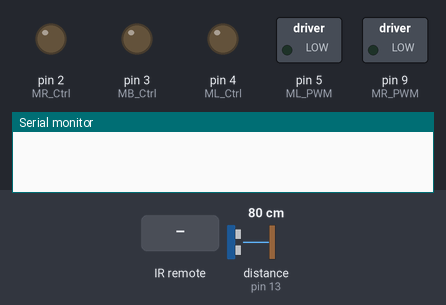
A sketch run on a simulated Arduino Uno, built with avr-gcc and run on an emulated ATmega328P. On the bench: switched loads named in the sketch (green lamp = pin HIGH), output pins drawn as LEDs (lit = HIGH), the last lines printed to the serial monitor. The inputs (shaded band) are chosen by the test bench; at power-on: distance to the obstacle (sensor on pin 13) 80 cm. The echo pulse lasts 58.3 µs per cm; random numbers use the default seed unless the sketch sets one; pins used as bus, display or sensor lines are not drawn.

Above: at 1.2 s.
1.3 s: infrared code 0x807F10EF received
At 1.8 s:
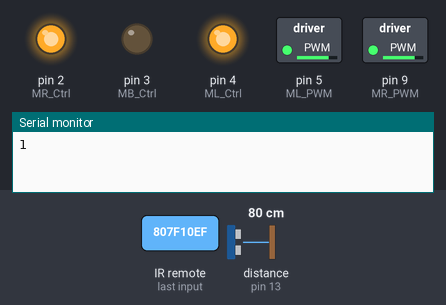
2.8 s: infrared code 0x807F906F received
At 4.0 s:
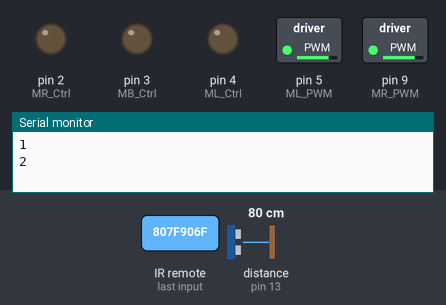
4.3 s: infrared code 0x807F609F received
At 5.3 s:
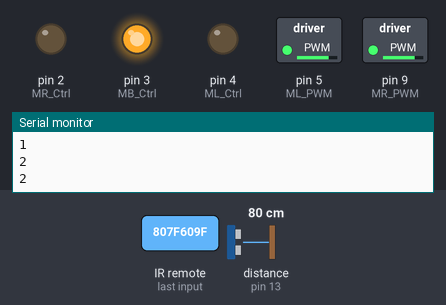
5.8 s: infrared code 0x807F30CF received
At 6.4 s:
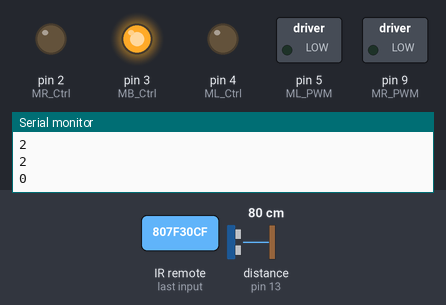
7.3 s: infrared code 0x807F40BF received
At 7.8 s:
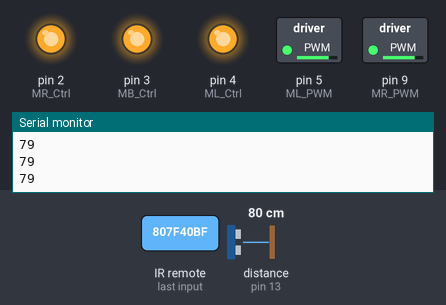
Timing chart, 0 to 9.8 s (numbered marks = the images above; inputs shaded):
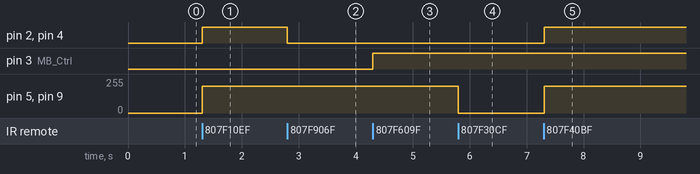

Measured:
- after the input at 1.3 s, pin 2 (MR_Ctrl), pin 4 (ML_Ctrl): LOW → HIGH at once; pin 5 (ML_PWM), pin 9 (MR_PWM): 0/255 → 200/255 at once
- after the input at 2.8 s, pin 2 (MR_Ctrl), pin 4 (ML_Ctrl): HIGH → LOW at once
- after the input at 4.3 s, pin 3 (MB_Ctrl): LOW → HIGH at once
- after the input at 5.8 s, pin 5 (ML_PWM), pin 9 (MR_PWM): 200/255 → 0/255 at once
- after the input at 7.3 s, pin 2 (MR_Ctrl), pin 4 (ML_Ctrl): LOW → HIGH at once; pin 5 (ML_PWM), pin 9 (MR_PWM): 0/255 → 200/255 at once

The sketch:

Robot_dammsugare_3.ino
```cpp
#define ML_Ctrl 4     //define direction control pin of B motor
#define ML_PWM 5   //define PWM control pin of B motor
#define MR_Ctrl 2    //define direction control pin of A motor
#define MR_PWM 9   //define PWM control pin of A motor
#define MB_Ctrl 3   //define the controle pin of brush motor
#include <IRremote.h>   //function library of IR remote control
int RECV_PIN = A0;   // set the pin of IR receiver to A0
IRrecv irrecv(RECV_PIN);   // irrecv receives values from IR-sensor
   //introduce variables
long irr_val;
decode_results results;
int mode = 0;
int right_left = 0;
int brush = 0;

int trigPin = 12;    // Trigger
int echoPin = 13;    // Echo


void setup() {
  pinMode(ML_Ctrl, OUTPUT);//define direction control pin of B motor to OUTPUT
  pinMode(ML_PWM, OUTPUT);//define PWM control pin of B motor to OUTPUT
  pinMode(MR_Ctrl, OUTPUT);//define direction control pin of A motor to OUTPUT
  pinMode(MR_PWM, OUTPUT);//define PWM control pin of A motor to OUTPUT
  pinMode(MB_Ctrl, OUTPUT);//define control pin of brush motor to OUTPUT
  Serial.begin(9600);
  irrecv.enableIRIn(); // Start the receiver
  pinMode(trigPin, OUTPUT); //define trigpin to OUTPUT
  pinMode(echoPin, INPUT); //define echopin to INPUT
}


void loop(){

  if (irrecv.decode(&results)){
    irr_val = results.value;
    switch(irr_val){   //if irr_val is the same as following cases it will follow that particular case
      case 0x807F10EF : mode = 1; break;
      case 0x807F906F : mode = 2; break;
      case 0x807F609F : BRUSH_M(); break;
      case 0x807F30CF : mode = 0; break;
      case 0x807F40BF : mode = 3; break;
      default : mode = mode; break;   //if the signal wasn't the same ass any of above mode will not change
    }
    Serial.println(mode);
    MODE() ;// calls the function MODE
    irrecv.resume();   // Receive the next value
  }
}


void MODE(){ // MODE is the function that controls what the dust swepper

  // mode = 0 stop
  // mode = 1 forward
  // mode = 2 backward

  switch(mode){ // checks if mode is ether 0, 1 or 2

    case 0 :
      switch(irr_val){ // checks if IR gets a signal
          case 0x807FD02F : right_left = 1; break; //if left button is pushed
          case 0x807F50AF : right_left = 2; break; //if right button is pushed
          case 0xFFFFFFFF : right_left = right_left; break;  // if eror IR message is received
          default : right_left = 0; break; //if no signal is received
          }
      switch(right_left){ //checks if it should turn or not
          case 0 : car_Stop(); break;   //no turn to left or right
          case 1 : car_left_turn(); break;   //turn left
          case 2 : car_right_turn(); break;   //turrn right
          default : car_Stop(); break;   //default stop
          }
      break;

    case 1 :
      switch(irr_val){
          case 0x807FD02F : right_left = 1; break;
          case 0x807F50AF : right_left = 2; break;
          case 0xFFFFFFFF : right_left = right_left; break;
          default : right_left = 0; break;
          }
      switch(right_left){
          case 0 : car_front(); break;
          case 1 : car_left(); break;
          case 2 : car_right(); break;
          default : car_front(); break;   //default front
          }
      break;

    case 2 :
      switch(irr_val){
          case 0x807FD02F : right_left = 1; break;
          case 0x807F50AF : right_left = 2; break;
          case 0xFFFFFFFF : right_left = right_left; break;
          default : right_left = 0; break;
          }
      switch(right_left){
          case 0 : car_back(); break;
          case 1 : car_left(); break;
          case 2 : car_right(); break;
          default : car_back(); break;   //default back
          }
      break;

    case 3 :
      Auto();
      break;

    default : car_Stop(); mode = 0; break;
  }
}


void Auto() { // if the robot vacium drives within 20 cm of a wall it will turn in
              //a random direction else it will continu driving forward.
  while(1 == 1){ //infinet loop if that will be broken if user hits the stop buton
    if (irrecv.decode(&results)){
    irr_val = results.value;
    if(irr_val == 0x807F30CF){
      car_Stop();
    }
    int distensToWall = distens();
    Serial.println(distensToWall);
    if (distensToWall < 20){
      car_left_turn();
      delay(random(500, 1500));
    }
    car_front();
  }
}
}


void car_front(){   //car goes forward
/*  Serial.println("Forward"); */
    digitalWrite(ML_Ctrl,HIGH);//set direction control pin of B motor to HIGH
    analogWrite(ML_PWM,200);//Set PWM control speed of B motor to 20
    digitalWrite(MR_Ctrl,HIGH);//set direction control pin of A motor to HIGH
    analogWrite(MR_PWM,200);//Set PWM control speed of A motor to 20
}
void car_back(){   //car goes back
/*  Serial.println("Back"); */
    digitalWrite(ML_Ctrl,LOW);//set direction control pin of B motor to LOW
    analogWrite(ML_PWM,200);//set PWM control speed of B motor to 200
    digitalWrite(MR_Ctrl,LOW);//set direction control pin of A motor to LOW
    analogWrite(MR_PWM,200);//set PWM control speed of A motor to 200
}
void car_left_turn(){   //car turns left
/*  Serial.println("Left"); */
   //one side gos back and other gos front in the same speed so ti rurns on the spot
    digitalWrite(ML_Ctrl,LOW);//set direction control pin of B motor to LOW
    analogWrite(ML_PWM,200);//set PWM control speed of B motor to 200
    digitalWrite(MR_Ctrl,HIGH);//set direction control pin of A motor to HIGH
    analogWrite(MR_PWM,200);//set PWM control speed of A motor to 200
    delay(100);
}
void car_right_turn(){   //car turns right
/*  Serial.println("Right"); */
   //one side gos back and other gos front in the same speed so ti rurns on the spot
    digitalWrite(ML_Ctrl,HIGH);//set direction control pin of B motor to HIGH
    analogWrite(ML_PWM,200);//set PWM control speed of B motor to 200
    digitalWrite(MR_Ctrl,LOW);//set direction control pin of A motor to LOW
    analogWrite(MR_PWM,200);//set PWM control speed of A motor to 200
    delay(100);
}
void car_left(){   //car turns left
   //lowers the motor speed of side so it turns left
    analogWrite(MR_PWM,255);
    analogWrite(ML_PWM,70);
    delay(100);
}
void car_right(){   //car turns right
     //lowers the motor speed of side so it turns right
    analogWrite(MR_PWM,70);
    analogWrite(ML_PWM,255);
    delay(100);
}
void car_Stop(){   //car stops
/*  Serial.println("Stop"); */
    analogWrite(ML_PWM,0);//set PWM control speed of B motor to 0
    analogWrite(MR_PWM,0);//set PWM control speed of A motor to 0
}
void BRUSH_M(){
   //checks if brush is 1 or 0 and chenge it to the other one
    if(brush == 0){
    brush = 1;
    digitalWrite(MB_Ctrl,HIGH);   //sets the output of pin 3 to high
    delay(100);   //delays the the program os no other eror signals interrupt the control of bruch motors
  }
  else{
    brush = 0;
    digitalWrite(MB_Ctrl,LOW);   //sets the output of pin 3 to low
    delay(100);
  }
}

/* (I took this funktion directly from my old prodject)
 * the distance function measures the distance between the ultrasound sensor and
 * nearest object. It does this by asking the trigpin to scream
 * out a singnal. Then ecoPin measures how long it takes
 * the signal to come back. Then you divide the time by two including
 * that the sound travels both forwards and backwards. Finally, they are shared
 * the speed of sound to get the distance.
 */

long distens() {
  long duration;
  digitalWrite(trigPin, LOW);
  delayMicroseconds(5);
  digitalWrite(trigPin, HIGH);
  delayMicroseconds(10);
  digitalWrite(trigPin, LOW);

  pinMode(echoPin, INPUT);
  duration = pulseIn(echoPin, HIGH);

  return (duration/2) * 0.0343;  // Convert the time into a distance
}
```
